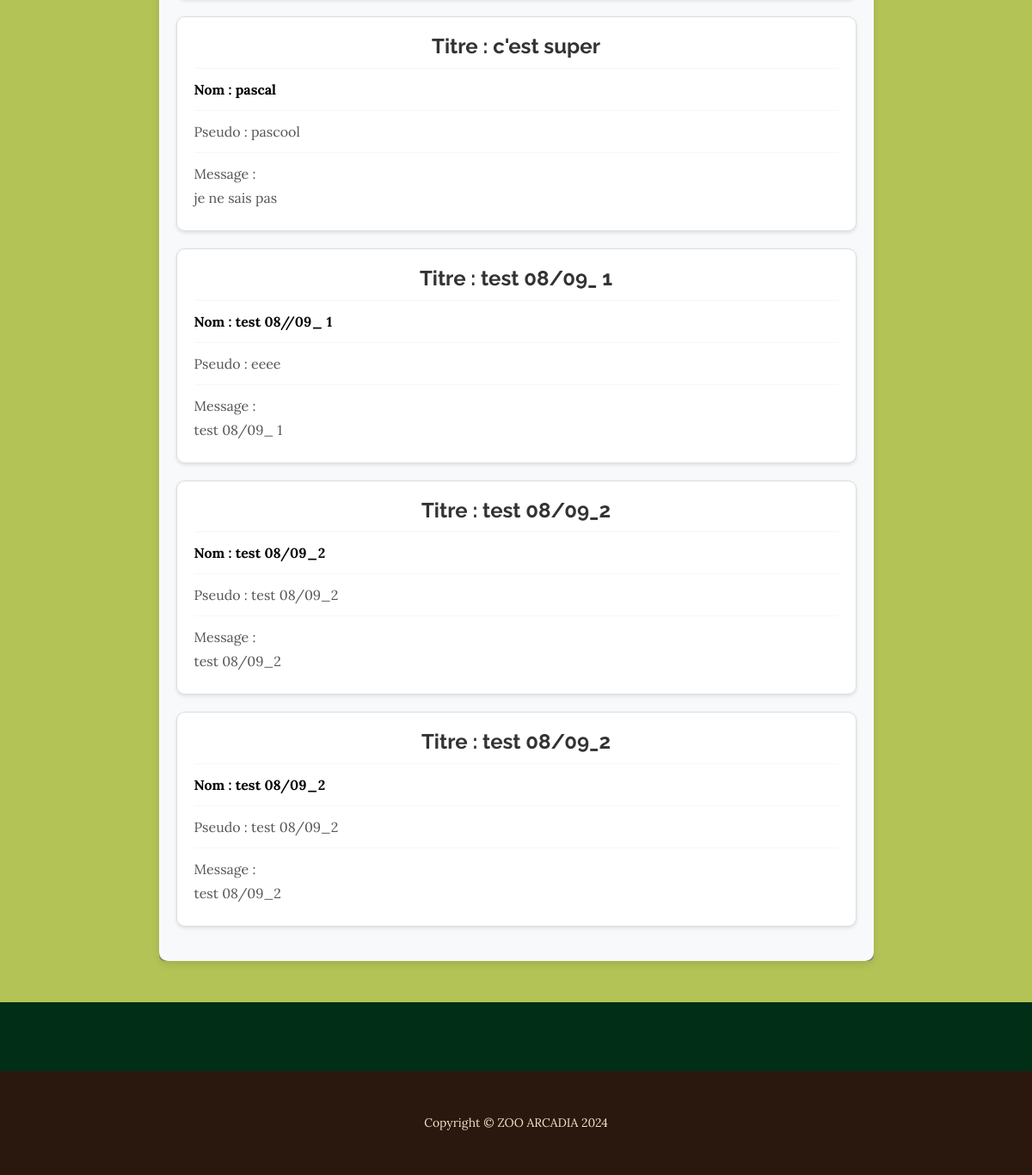
Before: / (lower part) with the older database file.
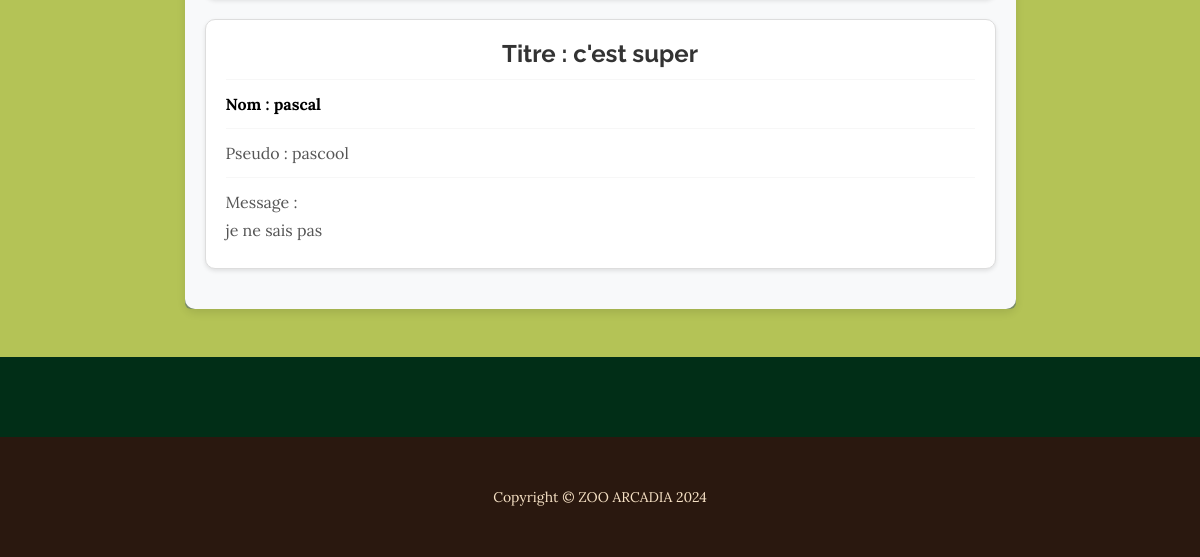
After: the same page with the newer database file.
### models.py (models this page shows)
class Avis(db.Model):
    id = db.Column(db.Integer, primary_key=True)
    nom = db.Column(db.String(100), nullable=False)
    pseudo = db.Column(db.String(100), nullable=False)
    titre = db.Column(db.String(100), nullable=False)
    message = db.Column(db.Text, nullable=False)
    approuve = db.Column(db.Boolean, default=False)

### app.py (the view)
@app.route('/')
def home():
    avis_valides = Avis.query.filter_by(approuve=True).all()
    return render_template('index.html', avis_valides=avis_valides)

### templates/index.html (shortened to what this page needs)
<!DOCTYPE html>
<html lang="en">
    <head>
        <link href="../static/css/styles.css" rel="stylesheet" />
    </head>
    <body>
        <section class="page-section cta" id="avis">
            <div class="container">
                <div class="row mt-5">
                    <div class="col-xl-9 mx-auto">
                        <div class="bg-faded text-center rounded">
                            <div class="list-group-avis">
                                {% for avis in avis_valides %}
                                <div class="list-group-item-avis">
                                    <h5 class="mb-1 text-center">Titre : {{ avis.titre }}</h5>
                                    <hr class="separator">
                                    <p class="mb-1 text-left"><strong>Nom : {{ avis.nom }}</strong></p>
                                    <hr class="separator">
                                    <p class="mb-1 text-left">Pseudo : {{ avis.pseudo }}</p>
                                    <hr class="separator">
                                    <p class="mb-1 text-left">Message : <br> {{ avis.message }}</p>
                                </div>
                                {% endfor %}
                            </div>
                        </div>
                    </div>
                </div>
            </div>
        </section>
        <footer class="footer text-faded text-center py-5">
            <div class="container"><p class="m-0 small">Copyright &copy; ZOO ARCADIA 2024</p></div>
        </footer>
    </body>
</html>

Changed rows visible on the page:
removed Avis: titre "test 08/09_ 1", nom "test 08//09_ 1", pseudo "eeee", message "test 08/09_ 1"
removed Avis: titre "test 08/09_2", nom "test 08/09_2", pseudo "test 08/09_2", message "test 08/09_2"
removed Avis: titre "test 08/09_2", nom "test 08/09_2", pseudo "test 08/09_2", message "test 08/09_2"
